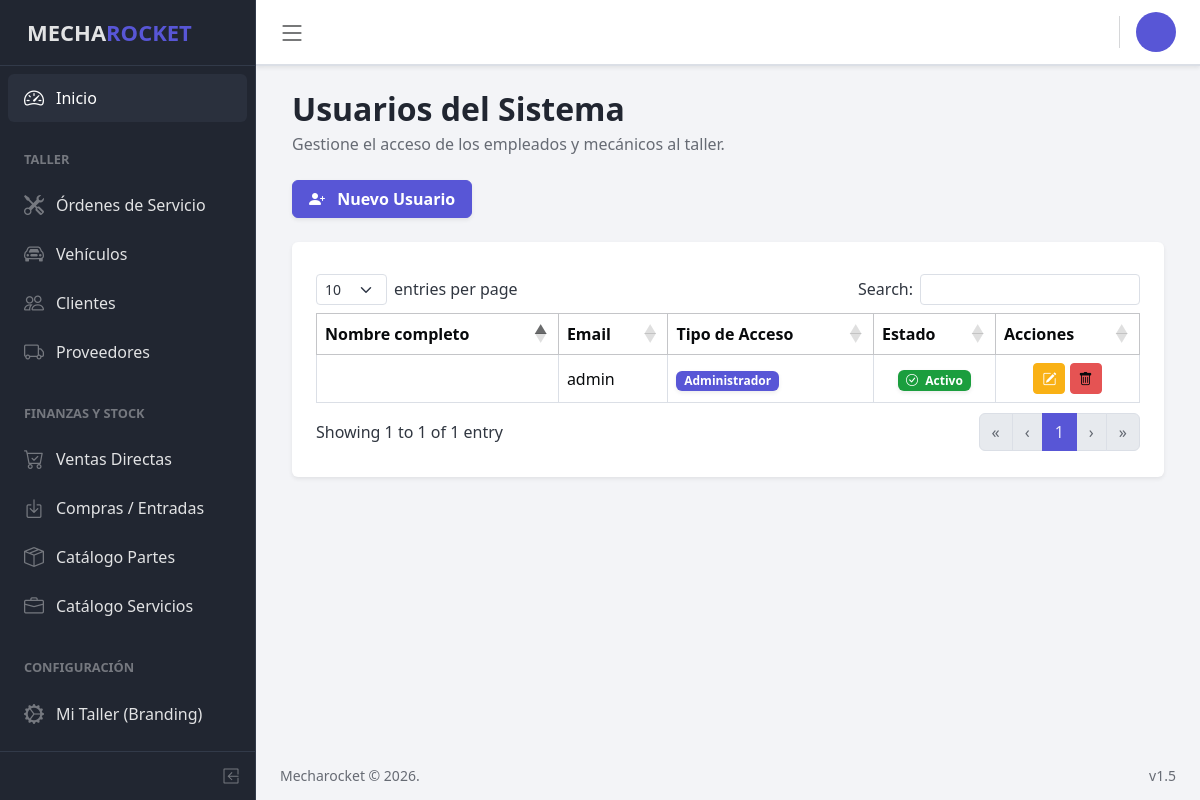
Page /?view=users&opt=all (signed in) on the committed database.
### tables this page shows
create table user (
	id int not null auto_increment primary key,
	username varchar(50),
	name varchar(50),
	lastname varchar(50),
	email varchar(255),
	password varchar(60),
	is_active boolean not null default 1,
	type int not null default 1,  
	created_at datetime
);

### core/controller/Layout.php (called while the page is built)
<?php
class Module {
	public static function loadLayout(){
		include "core/app/layouts/layout.php";
	}
}
?>

### core/controller/Lb.php (called while the page is built, shortened)
<?php
class Lb {
	public function start(){
		include "core/app/init.php";
	}
}
?>

### index.php (called while the page is built, shortened)
<?php
$lb = new Lb();
$lb->start();
?>

### core/controller/Executor.php (called while the page is built, shortened)
<?php
class Executor {
	public static function doit($sql){
		$con = Database::getCon();
		return array($con->query($sql),$con->insert_id);
	}
}
?>

### core/app/model/UserData.php (called while the page is built, shortened)
<?php
class UserData extends Extra{
	public static $tablename = "user";
	public static function getById($id){
		 $sql = "select * from ".self::$tablename." where id=$id";
		$query = Executor::doit($sql);
		return Model::one($query[0],new UserData());
	}
	public static function getAll(){
		 $sql = "select * from ".self::$tablename;
		$query = Executor::doit($sql);
		return Model::many($query[0],new UserData());
	}
}
?>

### core/controller/Model.php (called while the page is built, shortened)
<?php
class Model {
	public static function many($query,$aclass){
		$cnt = 0;
		$array = array();
		while($r = $query->fetch_array()){
			$array[$cnt] = new $aclass;
			$cnt2=1;
			foreach ($r as $key => $v) {
				if($cnt2>0 && $cnt2%2==0){
					$array[$cnt]->$key = $v;
				}
				$cnt2++;
			}
			$cnt++;
		}
		return $array;
	}
}
?>

### core/app/view/users-view.php (the view, shortened to what this page needs)
<?php if(isset($_GET["opt"]) && $_GET["opt"]=="all"):?>
<section class="container-fluid text-start">
<div class="d-flex align-items-center justify-content-between mb-2">
    <div>
        <h2 class="fw-bold text-dark mb-1">Usuarios del Sistema</h2>
        <p class="text-muted">Gestione el acceso de los empleados y mecánicos al taller.</p>
    </div>
</div>
<div class="mb-4">
    <a href="./?view=users&opt=new" class="btn btn-primary fw-bold px-3 shadow-sm"><i class="bi bi-person-plus-fill me-2"></i> Nuevo Usuario</a>
</div>
<div class="row">
	<div class="col-md-12">
<div class="card mb-4 border-0 shadow-sm">
  <div class="card-body p-4">
		<?php
		$users = UserData::getAll();
		if(count($users)>0){
			?>
			<table class="table table-bordered table-hover datatable align-middle">
			<thead class="table-light">
			<th>Nombre completo</th>
			<th>Email</th>
      <th>Tipo de Acceso</th>
      <th>Estado</th>
			<th style="width:100px;">Acciones</th>
			</thead>
			<?php
			foreach($users as $user):
				?>
				<tr>
				<td><span class="fw-bold"><?php echo $user->name." ".$user->lastname; ?></span></td>
				<td><?php echo $user->email; ?></td>
        <td>
          <?php
          if($user->type == 1){
            echo "<span class='badge bg-primary shadow-sm'>Administrador</span>";
          }else if($user->type == 2){
            echo "<span class='badge bg-info shadow-sm'>Mecánico</span>";
          }else{
            echo "<span class='badge bg-secondary shadow-sm'>Cliente</span>";
          }
          ?>
        </td>
        <td class="text-center">
          <?php if($user->is_active==1): ?>
            <span class="badge bg-success shadow-sm"><i class="bi bi-check-circle me-1"></i> Activo</span>
          <?php else: ?>
            <span class="badge bg-danger shadow-sm"><i class="bi bi-x-circle me-1"></i> Inactivo</span>
          <?php endif; ?>
        </td>
				<td class="text-center">
				<a href="index.php?view=users&opt=edit&id=<?php echo $user->id;?>" class="btn btn-warning btn-sm text-white" title="Editar"><i class="bi bi-pencil-square"></i></a>
				<a id="deluser-<?php echo $user->id;?>" class="btn btn-danger btn-sm" title="Eliminar"><i class="bi bi-trash"></i></a>
				</td>
				</tr>
				<?php
			endforeach; ?>
</table>
<?php		}else{
			?>
      <div class="alert alert-info mb-0">
        <i class="bi bi-info-circle me-2"></i> No hay usuarios registrados.
      </div>
			<?php
		}
		?>
	</div>
</div>
	</div>
</div>
</section>
<?php endif; ?>

### rows in the picture
user: email "admin", type "Administrador", is_active 1 (drawn)
